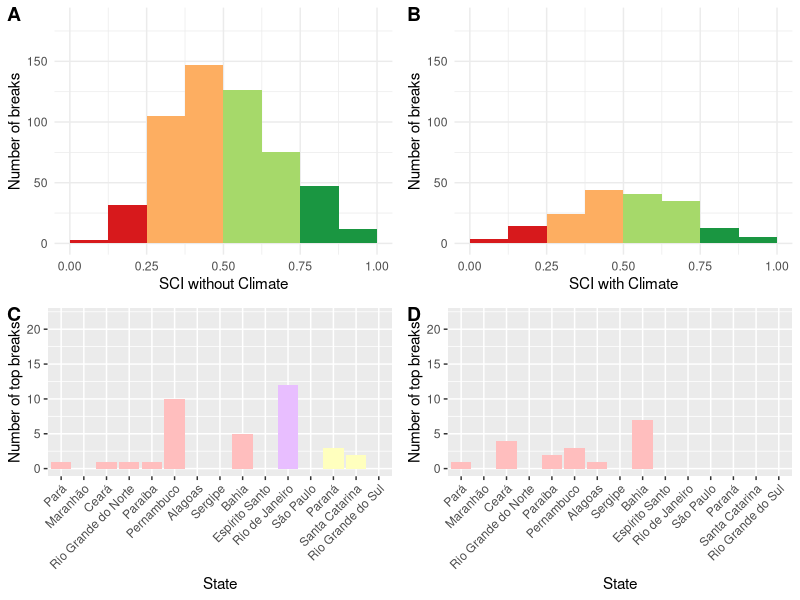
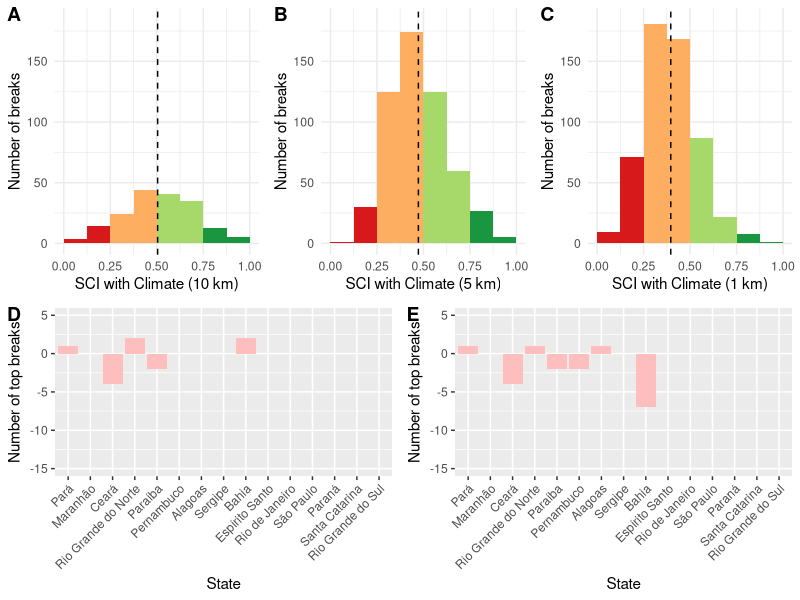

Write R code to recreate these figures, in order.
## ---- chunk 1
knitr::opts_chunk$set(echo = TRUE)

library(tidyverse)
library(here)
library(cowplot)
## ---- chunk 2
surf_spots <- read_csv(here("data", "surf_spot_states", "surf_spot_states.csv"))
sci_w_climate_10km <- read_csv(here("sci_w_climate.csv")) %>% 
  select(id, sci) %>% 
  mutate(sci_10km = sci) %>% 
  select(-sci)
sci_wo_climate_10km <- read_csv(here("sci_wo_climate.csv")) %>% 
  select(id, sci) %>% 
  mutate(sci_wo_climate = sci) %>% 
  select(-sci)
sci_w_climate_5km <- read_csv(here("sci_w_climate_5km.csv")) %>% 
  select(id, sci) %>% 
  mutate(sci_5km = sci) %>% 
  select(-sci)
sci_w_climate_1km <- read_csv(here("sci_w_climate_1km.csv")) %>% 
  select(id, sci) %>% 
  mutate(sci_1km = sci) %>% 
  select(-sci)

# join sci to surf spots using id
surf_spots <- left_join(surf_spots, sci_w_climate_10km, by = "id", keep = FALSE) %>% 
  left_join(sci_w_climate_5km, by = "id", keep = FALSE) %>% 
  left_join(sci_w_climate_1km, by = "id", keep = FALSE) %>% 
  left_join(sci_wo_climate_10km, by = "id", keep = FALSE)

# read in normalized climate results
normalized_climate <- read_csv(here("normalized_climate.csv"))

# join to surf spots
surf_spots <- surf_spots %>% 
  left_join(normalized_climate, by = "id", keep = FALSE)

# filter for each region
surf_spots_nne <- surf_spots %>% 
  filter(region == "Norte" | region == "Nordeste")
surf_spots_se <- surf_spots %>% 
  filter(region == "Sudeste")
surf_spots_s <- surf_spots %>% 
  filter(region == "Sul")
## ---- chunk 3
# calculate mean priority for different size buffers
mean_priority_10km_w_clim <- mean(surf_spots$sci_10km)
mean_priority_10km_wo_clim <- mean(surf_spots$sci_wo_climate)
mean_priority_5km <- mean(surf_spots$sci_5km)
mean_priority_1km <- mean(surf_spots$sci_1km)

# make histograms for all of Brazil and each region
hist_w_clim <- ggplot(data = surf_spots, aes(x = sci_10km)) +
  geom_histogram(breaks = c(0, 0.125, 0.25, 0.375, 0.5, 0.625, 0.75, 0.875, 1), fill = c("#d7191c", "#d7191c", "#fdae61", "#fdae61", "#a6d96a", "#a6d96a", "#1a9641", "#1a9641")) +
  labs(x = "SCI with Climate", y = "Number of breaks") +
  scale_y_continuous(limits = c(0, 185)) +
  theme_minimal()
hist_wo_clim <- ggplot(data = surf_spots, aes(x = sci_wo_climate)) +
  geom_histogram(breaks = c(0, 0.125, 0.25, 0.375, 0.5, 0.625, 0.75, 0.875, 1), fill = c("#d7191c", "#d7191c", "#fdae61", "#fdae61", "#a6d96a", "#a6d96a", "#1a9641", "#1a9641")) +
  labs(x = "SCI without Climate", y = "Number of breaks") +
  scale_y_continuous(limits = c(0, 185)) +
  theme_minimal()
hist_5km <- ggplot(data = surf_spots, aes(x = sci_5km)) +
  geom_histogram(breaks = c(0, 0.125, 0.25, 0.375, 0.5, 0.625, 0.75, 0.875, 1), fill = c("#d7191c", "#d7191c", "#fdae61", "#fdae61", "#a6d96a", "#a6d96a", "#1a9641", "#1a9641")) +
  labs(x = "SCI with Climate (5 km)", y = "Number of breaks") +
  scale_y_continuous(limits = c(0, 185)) +
  geom_vline(xintercept = mean_priority_5km, linetype = 2) +
  theme_minimal()
hist_1km <- ggplot(data = surf_spots, aes(x = sci_1km)) +
  geom_histogram(breaks = c(0, 0.125, 0.25, 0.375, 0.5, 0.625, 0.75, 0.875, 1), fill = c("#d7191c", "#d7191c", "#fdae61", "#fdae61", "#a6d96a", "#a6d96a", "#1a9641", "#1a9641")) +
  labs(x = "SCI with Climate (1 km)", y = "Number of breaks") +
  scale_y_continuous(limits = c(0, 185)) +
  geom_vline(xintercept = mean_priority_1km, linetype = 2) +
  theme_minimal()

mean_priority_nne_w_clim <- mean(surf_spots_nne$sci_10km)
mean_priority_se_w_clim <- mean(surf_spots_se$sci_10km)
mean_priority_s_w_clim <- mean(surf_spots_s$sci_10km)

mean_priority_nne_wo_clim <- mean(surf_spots_nne$sci_wo_climate)
mean_priority_se_wo_clim <- mean(surf_spots_se$sci_wo_climate)
mean_priority_s_wo_clim <- mean(surf_spots_s$sci_wo_climate)

hist_nne_w_clim <- ggplot(data = surf_spots_nne, aes(x = sci_10km)) +
  geom_histogram(breaks = c(0, 0.125, 0.25, 0.375, 0.5, 0.625, 0.75, 0.875, 1), fill = c("#d7191c", "#d7191c", "#fdae61", "#fdae61", "#a6d96a", "#a6d96a", "#1a9641", "#1a9641")) +
  scale_y_continuous(limits = c(0, 60)) +
  geom_vline(xintercept = mean_priority_nne_w_clim, linetype = 2) +
  labs(x = "SCI with Climate", y = "Number of breaks", title = "North/Northeast") +
  theme_minimal() +
  theme(text = element_text(size = 18), plot.background = element_rect(colour = "#FFBEBE", fill=NA, size=5))
hist_se_w_clim <- ggplot(data = surf_spots_se, aes(x = sci_10km)) +
  geom_histogram(breaks = c(0, 0.125, 0.25, 0.375, 0.5, 0.625, 0.75, 0.875, 1), fill = c("#d7191c", "#d7191c", "#fdae61", "#fdae61", "#a6d96a", "#a6d96a", "#1a9641", "#1a9641")) +
  scale_y_continuous(limits = c(0, 60)) +
  geom_vline(xintercept = mean_priority_se_w_clim, linetype = 2) +
  labs(x = "SCI with Climate", y = "Number of breaks", title = "Southeast") +
  theme_minimal() +
  theme(text = element_text(size = 18), plot.background = element_rect(colour = "#E8BEFF", fill=NA, size=5))
hist_s_w_clim <- ggplot(data = surf_spots_s, aes(x = sci_10km)) +
  geom_histogram(breaks = c(0, 0.125, 0.25, 0.375, 0.5, 0.625, 0.75, 0.875, 1), fill = c("#d7191c", "#d7191c", "#fdae61", "#fdae61", "#a6d96a", "#a6d96a", "#1a9641", "#1a9641")) +
  scale_y_continuous(limits = c(0, 60)) +
  geom_vline(xintercept = mean_priority_s_w_clim, linetype = 2) +
  labs(x = "SCI with Climate", y = "Number of breaks", title = "South") +
  theme_minimal() +
  theme(text = element_text(size = 18), plot.background = element_rect(colour = "#FFFFBE", fill=NA, size=5))

hist_nne_wo_clim <- ggplot(data = surf_spots_nne, aes(x = sci_wo_climate)) +
  geom_histogram(breaks = c(0, 0.125, 0.25, 0.375, 0.5, 0.625, 0.75, 0.875, 1), fill = c("#d7191c", "#d7191c", "#fdae61", "#fdae61", "#a6d96a", "#a6d96a", "#1a9641", "#1a9641")) +
  scale_y_continuous(limits = c(0, 60)) +
  geom_vline(xintercept = mean_priority_nne_wo_clim, linetype = 2) +
  labs(x = "SCI without Climate", y = "Number of breaks", title = "North/Northeast") +
  theme_minimal() +
  theme(text = element_text(size = 18), plot.background = element_rect(colour = "#FFBEBE", fill=NA, size=5))
hist_se_wo_clim <- ggplot(data = surf_spots_se, aes(x = sci_wo_climate)) +
  geom_histogram(breaks = c(0, 0.125, 0.25, 0.375, 0.5, 0.625, 0.75, 0.875, 1), fill = c("#d7191c", "#d7191c", "#fdae61", "#fdae61", "#a6d96a", "#a6d96a", "#1a9641", "#1a9641")) +
  scale_y_continuous(limits = c(0, 60)) +
  geom_vline(xintercept = mean_priority_se_wo_clim, linetype = 2) +
  labs(x = "SCI without Climate", y = "Number of breaks", title = "Southeast") +
  theme_minimal() +
  theme(text = element_text(size = 18), plot.background = element_rect(colour = "#E8BEFF", fill=NA, size=5))
hist_s_wo_clim <- ggplot(data = surf_spots_s, aes(x = sci_wo_climate)) +
  geom_histogram(breaks = c(0, 0.125, 0.25, 0.375, 0.5, 0.625, 0.75, 0.875, 1), fill = c("#d7191c", "#d7191c", "#fdae61", "#fdae61", "#a6d96a", "#a6d96a", "#1a9641", "#1a9641")) +
  scale_y_continuous(limits = c(0, 60)) +
  geom_vline(xintercept = mean_priority_s_wo_clim, linetype = 2) +
  labs(x = "SCI without Climate", y = "Number of breaks", title = "South") +
  theme_minimal() +
  theme(text = element_text(size = 18), plot.background = element_rect(colour = "#FFFFBE", fill=NA, size=5))
## ---- chunk 4
hist_nne_carbon <- ggplot(data = surf_spots_nne, aes(x = normalized_carbon)) +
  geom_histogram(breaks = c(0, 0.2, 0.4, 0.6, 0.8, 1), fill = c("white", "#bae4b3", "#74c476", "#31a354", "#006d2c"), col = "black") +
  scale_y_continuous(limits = c(0, 200)) +
  #geom_vline(xintercept = mean_priority_s_w_clim, linetype = 2) +
  labs(x = "Normalized carbon storage", y = "Number of breaks", title = "North and Northeast")
hist_se_carbon <- ggplot(data = surf_spots_se, aes(x = normalized_carbon)) +
  geom_histogram(breaks = c(0, 0.2, 0.4, 0.6, 0.8, 1), fill = c("white", "#bae4b3", "#74c476", "#31a354", "#006d2c"), col = "black") +
  scale_y_continuous(limits = c(0, 200)) +
  #geom_vline(xintercept = mean_priority_s_w_clim, linetype = 2) +
  labs(x = "Normalized carbon storage", y = "Number of breaks", title = "Southeast")
hist_s_carbon <- ggplot(data = surf_spots_s, aes(x = normalized_carbon)) +
  geom_histogram(breaks = c(0, 0.2, 0.4, 0.6, 0.8, 1), fill = c("white", "#bae4b3", "#74c476", "#31a354", "#006d2c"), col = "black") +
  scale_y_continuous(limits = c(0, 200)) +
  #geom_vline(xintercept = mean_priority_s_w_clim, linetype = 2) +
  labs(x = "Normalized carbon storage", y = "Number of breaks", title = "South")

hist_nne_cp <- ggplot(data = surf_spots_nne, aes(x = normalized_cp)) +
  geom_histogram(breaks = c(0, 0.2, 0.4, 0.6, 0.8, 1), fill = c("#ffffb2", "#fecc5c", "#fd8d3c", "#f03b20", "#bd0026"), col = "black") +
  scale_y_continuous(limits = c(0, 115)) +
  #geom_vline(xintercept = mean_priority_s_w_clim, linetype = 2) +
  labs(x = "Normalized coastal protection", y = "Number of breaks", title = "North and Northeast")
hist_se_cp <- ggplot(data = surf_spots_se, aes(x = normalized_cp)) +
  geom_histogram(breaks = c(0, 0.2, 0.4, 0.6, 0.8, 1), fill = c("#ffffb2", "#fecc5c", "#fd8d3c", "#f03b20", "#bd0026"), col = "black") +
  scale_y_continuous(limits = c(0, 115)) +
  #geom_vline(xintercept = mean_priority_s_w_clim, linetype = 2) +
  labs(x = "Normalized coastal protection", y = "Number of breaks", title = "Southeast")
hist_s_cp <- ggplot(data = surf_spots_s, aes(x = normalized_cp)) +
  geom_histogram(breaks = c(0, 0.2, 0.4, 0.6, 0.8, 1), fill = c("#ffffb2", "#fecc5c", "#fd8d3c", "#f03b20", "#bd0026"), col = "black") +
  scale_y_continuous(limits = c(0, 115)) +
  #geom_vline(xintercept = mean_priority_s_w_clim, linetype = 2) +
  labs(x = "Normalized coastal protection", y = "Number of breaks", title = "South")
## ---- chunk 5
top_spots_by_state <- surf_spots %>% 
  group_by(state) %>% 
  summarize(count_10km = sum(sci_10km > 0.75), count_wo_clim = sum(sci_wo_climate > 0.75), count_5km = sum(sci_5km > 0.75), count_1km = sum(sci_1km > 0.75)) %>% 
  mutate(difference_5_10 = count_5km - count_10km) %>% 
  mutate(difference_1_10 = count_1km - count_10km) %>% 
  mutate(state = as.factor(state))

# order states north to south
top_spots_by_state <- top_spots_by_state %>% 
  arrange(factor(state, levels = c("Pará", "Maranhão", "Ceará", "Rio Grande do Norte", "Paraíba", "Pernambuco", "Alagoas", "Sergipe", "Bahia", "Espírito Santo", "Rio de Janeiro", "São Paulo", "Paraná", "Santa Catarina", "Rio Grande do Sul"))) %>% 
  mutate(state = factor(state, levels = c("Pará", "Maranhão", "Ceará", "Rio Grande do Norte", "Paraíba", "Pernambuco", "Alagoas", "Sergipe", "Bahia", "Espírito Santo", "Rio de Janeiro", "São Paulo", "Paraná", "Santa Catarina", "Rio Grande do Sul")))

# add regions to top states
top_spots_by_state$region <- c("North/northeast", "North/northeast", "North/northeast", "North/northeast", "North/northeast", "North/northeast", "North/northeast", "North/northeast", "North/northeast", "Southeast", "Southeast", "Southeast", "South", "South", "South")

states_w_clim <- ggplot(top_spots_by_state, aes(x = state, y = count_10km, fill = region)) +
  geom_col() +
  theme(axis.text.x = element_text(angle = 45, vjust = 1, hjust = 1)) +
  scale_y_continuous(limits = c(0, 22)) +
  scale_fill_manual(values = c("#FFBEBE", "#FFFFBE", "#E8BEFF")) +
  theme(legend.position = "none") +
  labs(x = "State", y = "Number of top breaks")

states_wo_clim <- ggplot(top_spots_by_state, aes(x = state, y = count_wo_clim, fill = region)) +
  geom_col() +
  theme(axis.text.x = element_text(angle = 45, vjust = 1, hjust = 1)) +
  scale_y_continuous(limits = c(0, 22)) +
  scale_fill_manual(values = c("#FFBEBE", "#FFFFBE", "#E8BEFF")) +
  theme(legend.position = "none") +
  labs(x = "State", y = "Number of top breaks")

states_5km <- ggplot(top_spots_by_state, aes(x = state, y = difference_5_10, fill = region)) +
  geom_col() +
  theme(axis.text.x = element_text(angle = 45, vjust = 1, hjust = 1)) +
  scale_y_continuous(limits = c(-15, 5)) +
  scale_fill_manual(values = c("#FFBEBE", "#FFFFBE", "#E8BEFF")) +
  theme(legend.position = "none") +
  labs(x = "State", y = "Number of top breaks")

states_1km <- ggplot(top_spots_by_state, aes(x = state, y = difference_1_10, fill = region)) +
  geom_col() +
  theme(axis.text.x = element_text(angle = 45, vjust = 1, hjust = 1)) +
  scale_y_continuous(limits = c(-15, 5)) +
  scale_fill_manual(values = c("#FFBEBE", "#FFFFBE", "#E8BEFF")) +
  theme(legend.position = "none") +
  labs(x = "State", y = "Number of top breaks")
## ---- chunk 6
figure1 <- plot_grid(hist_wo_clim, hist_w_clim, states_wo_clim, states_w_clim, labels = "AUTO", ncol = 2)
figure1

# add mean line and change x axis label on hist_w_clim for sensitivity analysis figure
hist_w_clim_sens <- hist_w_clim +
  labs(x = "SCI with Climate (10 km)") +
  geom_vline(xintercept = mean_priority_10km_wo_clim, linetype = 2)

# increase font size for figure 2
# hist_w_clim <- hist_w_clim +
#   theme(text = element_text(size = 20))
# hist_5km <- hist_5km +
#   theme(text = element_text(size = 20))
# hist_1km <- hist_1km +
#   theme(text = element_text(size = 20))

figure2_top_row <- plot_grid(hist_w_clim_sens, hist_5km, hist_1km, labels = "AUTO", nrow = 1)
figure2_bottom_row <- plot_grid(states_5km, states_1km, labels = c("D", "E"), nrow = 1)
figure2 <- plot_grid(figure2_top_row, figure2_bottom_row, labels = "", nrow = 2)

figure2
